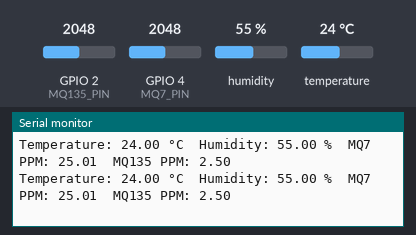
A sketch run on a simulated ESP32. Shown: the last lines printed to the serial monitor. The inputs (shaded band) are chosen by the test bench; at power-on: humidity 55 %, GPIO 2 (MQ135_PIN) = 2048, GPIO 4 (MQ7_PIN) = 2048, temperature 24 °C.

Above: at 4.8 s.
4.9 s: humidity set to 22 %
At 6.6 s:
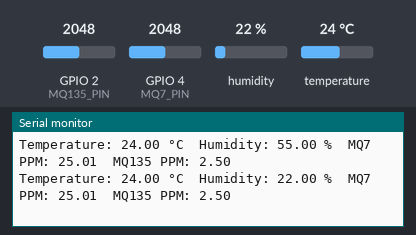
7.9 s: GPIO 2 (MQ135_PIN) set to 2866
At 9.3 s:
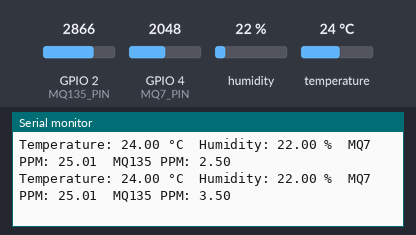
10.9 s: GPIO 4 (MQ7_PIN) set to 2866
At 13.5 s:
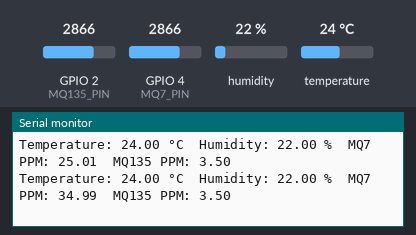
13.9 s: temperature set to 12 °C
At 15.1 s:
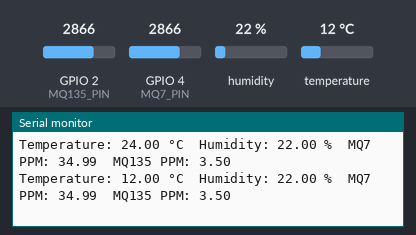
16.9 s: GPIO 2 (MQ135_PIN) set to 3972
At 19.4 s:
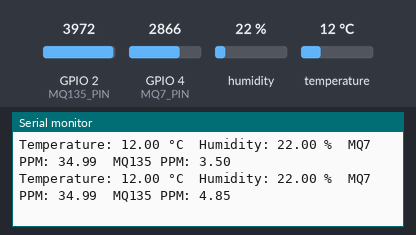
19.9 s: GPIO 4 (MQ7_PIN) set to 3972
At 20.9 s:
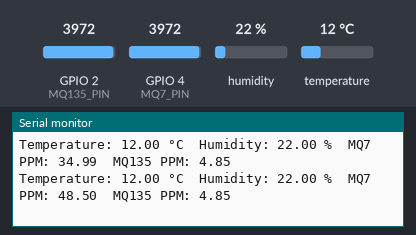
Timing chart, 0 to 22.9 s (numbered marks = the images above; inputs shaded):
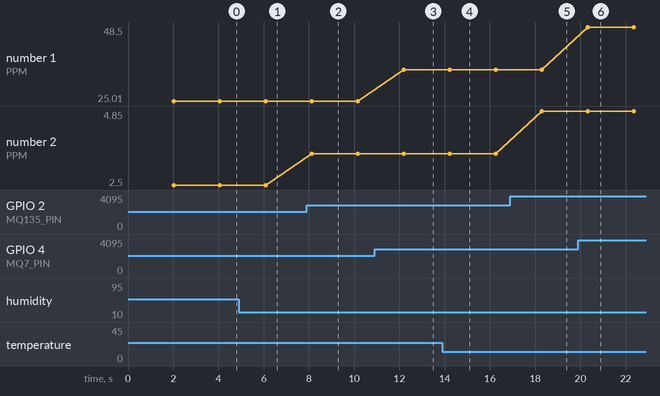

The sketch:

read_dht11_mq7_mq135.ino
```cpp
#include "DHT.h"

#define DHTPIN 5       // D5 pin for DHT11 sensor
#define DHTTYPE DHT11   // Type of DHT sensor (DHT11 or DHT22)

#define MQ7_PIN 4      // GPIO4 (ADC2_0) pin for MQ7 sensor
#define MQ135_PIN 2    // GPIO2 (ADC2_2) pin for MQ135 sensor

DHT dht(DHTPIN, DHTTYPE);

void setup() {
  Serial.begin(9600);
  dht.begin();
}

void loop() {
  delay(2000);  // Delay between sensor readings

  float temperature = dht.readTemperature();  // Read temperature (in Celsius)
  float humidity = dht.readHumidity();        // Read humidity (in %)

  if (isnan(temperature) || isnan(humidity)) {
    Serial.println("Failed to read from DHT sensor!");
    return;
  }

  float mq7Voltage = analogRead(MQ7_PIN) * (5.0 / 4095.0); // Convert analog reading to voltage (ESP32 ADC resolution is 12 bits)
  float mq7PPM = 10 * mq7Voltage; // Convert voltage to PPM (Parts Per Million)

  float mq135Voltage = analogRead(MQ135_PIN) * (5.0 / 4095.0); // Convert analog reading to voltage (ESP32 ADC resolution is 12 bits)
  // Adjust this formula based on your MQ135 calibration

  Serial.print("Temperature: ");
  Serial.print(temperature);
  Serial.print(" °C\t");
  Serial.print("Humidity: ");
  Serial.print(humidity);
  Serial.print(" %\t");
  Serial.print("MQ7 PPM: ");
  Serial.print(mq7PPM);
  Serial.print("\tMQ135 PPM: ");
  Serial.println(mq135Voltage);
}
```

Measured:
- after the input at 4.9 s, the serial monitor: prints a new line after 1.2 s (image 1)
- after the input at 7.9 s, the serial monitor: prints a new line after 0.22 s (image 2)
- after the input at 10.9 s, the serial monitor: prints a new line after 1.3 s (image 3)
- after the input at 13.9 s, the serial monitor: prints a new line after 0.32 s (image 4)
- after the input at 16.9 s, the serial monitor: prints a new line after 1.4 s (image 5)
- after the input at 19.9 s, the serial monitor: prints a new line after 0.42 s (image 6)
- plotted number 1: 25.01 → 34.99 after the input at 10.9 s, 34.99 → 48.5 after the input at 19.9 s
- plotted number 2: 2.5 → 3.5 after the input at 7.9 s, 3.5 → 4.85 after the input at 16.9 s
